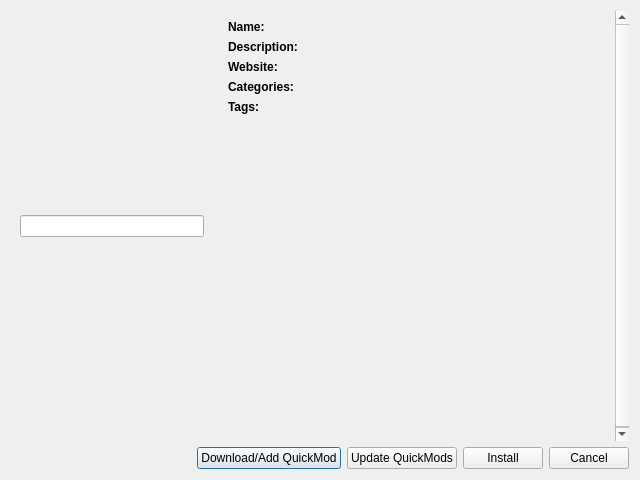
<?xml version="1.0" encoding="UTF-8"?>
<ui version="4.0">
 <class>ChooseInstallModDialog</class>
 <widget class="QDialog" name="ChooseInstallModDialog">
  <property name="geometry">
   <rect>
    <x>0</x>
    <y>0</y>
    <width>640</width>
    <height>480</height>
   </rect>
  </property>
  <property name="windowTitle">
   <string>Form</string>
  </property>
  <layout class="QGridLayout" name="gridLayout">
   <item row="0" column="0">
    <widget class="QWidget" name="viewWidget" native="true">
     <property name="minimumSize">
      <size>
       <width>202</width>
       <height>0</height>
      </size>
     </property>
     <property name="maximumSize">
      <size>
       <width>202</width>
       <height>16777215</height>
      </size>
     </property>
     <layout class="QVBoxLayout" name="viewLayout">
      <item>
       <widget class="QLineEdit" name="fulltextEdit"/>
      </item>
     </layout>
    </widget>
   </item>
   <item row="1" column="0" colspan="2">
    <layout class="QHBoxLayout" name="horizontalLayout">
     <item>
      <spacer name="horizontalSpacer">
       <property name="orientation">
        <enum>Qt::Horizontal</enum>
       </property>
       <property name="sizeHint" stdset="0">
        <size>
         <width>40</width>
         <height>20</height>
        </size>
       </property>
      </spacer>
     </item>
     <item>
      <widget class="QPushButton" name="addButton">
       <property name="text">
        <string>Download/Add QuickMod</string>
       </property>
      </widget>
     </item>
     <item>
      <widget class="QPushButton" name="updateButton">
       <property name="text">
        <string>Update QuickMods</string>
       </property>
      </widget>
     </item>
     <item>
      <widget class="QPushButton" name="installButton">
       <property name="text">
        <string>Install</string>
       </property>
      </widget>
     </item>
     <item>
      <widget class="QPushButton" name="cancelButton">
       <property name="text">
        <string>Cancel</string>
       </property>
      </widget>
     </item>
    </layout>
   </item>
   <item row="0" column="1">
    <widget class="QScrollArea" name="scrollArea">
     <property name="frameShape">
      <enum>QFrame::NoFrame</enum>
     </property>
     <property name="frameShadow">
      <enum>QFrame::Plain</enum>
     </property>
     <property name="lineWidth">
      <number>0</number>
     </property>
     <property name="horizontalScrollBarPolicy">
      <enum>Qt::ScrollBarAlwaysOff</enum>
     </property>
     <widget class="QWidget" name="scrollAreaWidgetContents">
      <property name="geometry">
       <rect>
        <x>0</x>
        <y>0</y>
        <width>414</width>
        <height>431</height>
       </rect>
      </property>
      <layout class="QFormLayout" name="formLayout">
       <property name="sizeConstraint">
        <enum>QLayout::SetNoConstraint</enum>
       </property>
       <item row="0" column="0">
        <widget class="QLabel" name="label">
         <property name="text">
          <string>&lt;html&gt;&lt;head/&gt;&lt;body&gt;&lt;p&gt;&lt;span style=&quot; font-weight:600;&quot;&gt;Name:&lt;/span&gt;&lt;/p&gt;&lt;/body&gt;&lt;/html&gt;</string>
         </property>
        </widget>
       </item>
       <item row="0" column="1">
        <widget class="QLabel" name="nameLabel">
         <property name="text">
          <string/>
         </property>
        </widget>
       </item>
       <item row="1" column="0">
        <widget class="QLabel" name="label_2">
         <property name="text">
          <string>&lt;html&gt;&lt;head/&gt;&lt;body&gt;&lt;p&gt;&lt;span style=&quot; font-weight:600;&quot;&gt;Description:&lt;/span&gt;&lt;/p&gt;&lt;/body&gt;&lt;/html&gt;</string>
         </property>
        </widget>
       </item>
       <item row="1" column="1">
        <widget class="QLabel" name="descriptionLabel">
         <property name="text">
          <string/>
         </property>
         <property name="wordWrap">
          <bool>true</bool>
         </property>
        </widget>
       </item>
       <item row="2" column="0">
        <widget class="QLabel" name="label_3">
         <property name="text">
          <string>&lt;html&gt;&lt;head/&gt;&lt;body&gt;&lt;p&gt;&lt;span style=&quot; font-weight:600;&quot;&gt;Website:&lt;/span&gt;&lt;/p&gt;&lt;/body&gt;&lt;/html&gt;</string>
         </property>
        </widget>
       </item>
       <item row="2" column="1">
        <widget class="QLabel" name="websiteLabel">
         <property name="text">
          <string/>
         </property>
         <property name="openExternalLinks">
          <bool>true</bool>
         </property>
        </widget>
       </item>
       <item row="3" column="0">
        <widget class="QLabel" name="label_4">
         <property name="text">
          <string>&lt;html&gt;&lt;head/&gt;&lt;body&gt;&lt;p&gt;&lt;span style=&quot; font-weight:600;&quot;&gt;Categories:&lt;/span&gt;&lt;/p&gt;&lt;/body&gt;&lt;/html&gt;</string>
         </property>
        </widget>
       </item>
       <item row="3" column="1">
        <widget class="QLabel" name="categoriesLabel">
         <property name="text">
          <string/>
         </property>
         <property name="wordWrap">
          <bool>true</bool>
         </property>
        </widget>
       </item>
       <item row="4" column="0">
        <widget class="QLabel" name="label_5">
         <property name="text">
          <string>&lt;html&gt;&lt;head/&gt;&lt;body&gt;&lt;p&gt;&lt;span style=&quot; font-weight:600;&quot;&gt;Tags:&lt;/span&gt;&lt;/p&gt;&lt;/body&gt;&lt;/html&gt;</string>
         </property>
        </widget>
       </item>
       <item row="4" column="1">
        <widget class="QLabel" name="tagsLabel">
         <property name="text">
          <string/>
         </property>
         <property name="wordWrap">
          <bool>true</bool>
         </property>
        </widget>
       </item>
       <item row="5" column="0" colspan="2">
        <widget class="QLabel" name="logoLabel">
         <property name="text">
          <string/>
         </property>
         <property name="scaledContents">
          <bool>true</bool>
         </property>
        </widget>
       </item>
      </layout>
     </widget>
    </widget>
   </item>
  </layout>
 </widget>
 <resources/>
 <connections/>
</ui>
